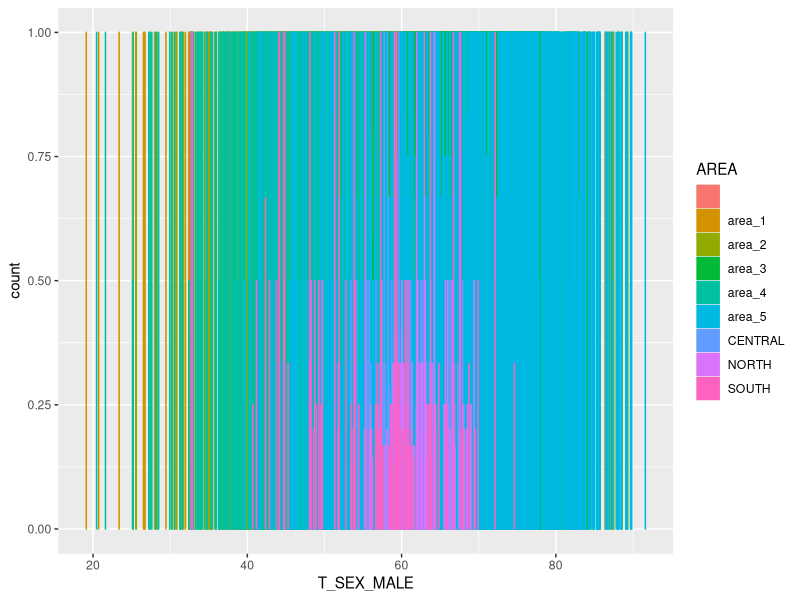
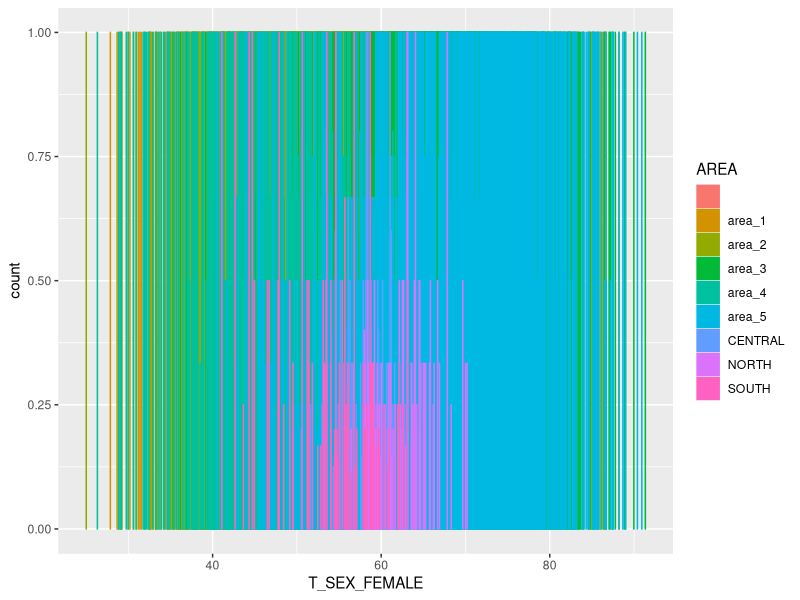
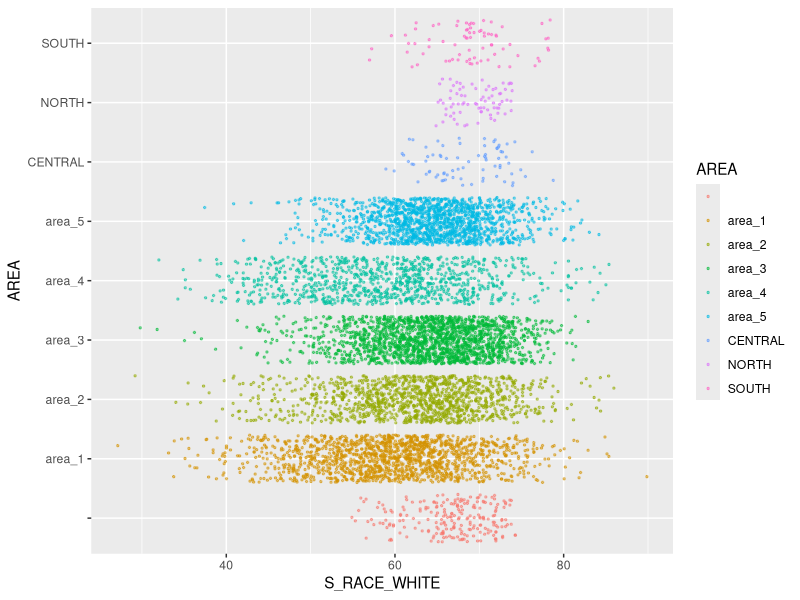
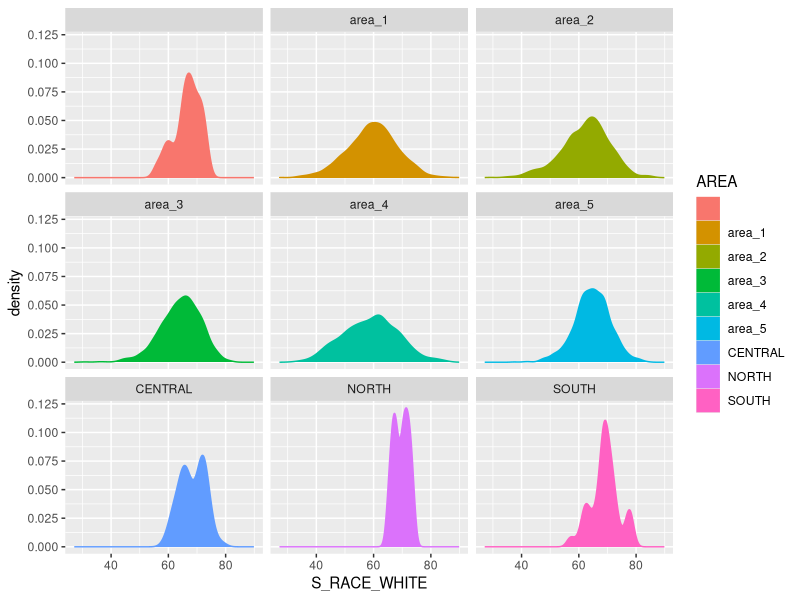

Recreate these plots in R, in order.
## ---- chunk 1
install.packages("ggplot2")
library(ggplot2)

PSS <- read.csv("Police_Sentiment_Scores.csv")

#lets make a general count of what participants we have?


# vv for these down here: change "N/A" to something in AREA and choose a different  color palette
ggplot(data = PSS, aes(x=T_SEX_MALE, color=AREA, fill=AREA)) + geom_bar(position="fill")
ggplot(data = PSS, aes(x=T_SEX_FEMALE, color=AREA, fill=AREA)) + geom_bar(position="fill")

# ehhh this one kinda sucks because they're independant variables
ggplot(data = PSS, aes(x=S_RACE_WHITE, y=AREA, color=AREA, fill=AREA)) + geom_point(size=.5, alpha=.5, position="jitter")

ggplot(data = PSS, aes(x=S_RACE_WHITE, color=AREA, fill=AREA)) + geom_density() + facet_wrap(~AREA)
